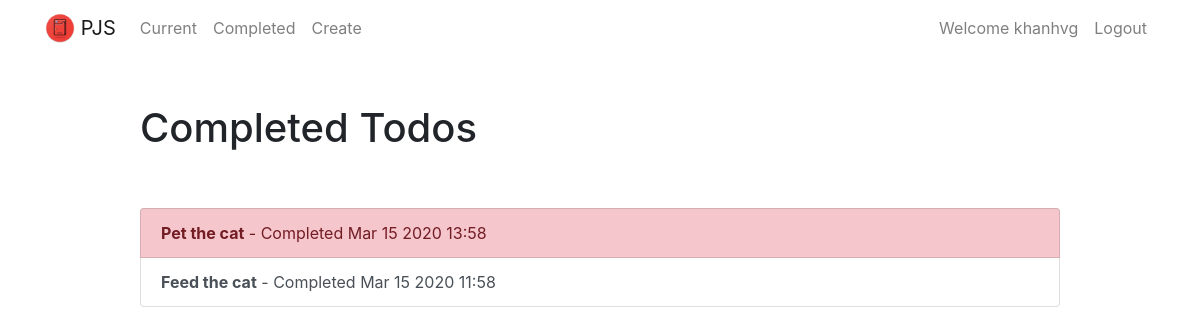
The page /todo/completed/ (signed in) on the database its author committed.
### todo/models.py (models this page shows, shortened)
class Todo(models.Model):
    title = models.CharField(max_length=100)
    memo = models.TextField(blank=True)
    created = models.DateTimeField(auto_now_add=True)
    datecompleted = models.DateTimeField(null=True, blank=True)
    important = models.BooleanField(default=False)
    user = models.ForeignKey(User, on_delete=models.CASCADE)

### todo/views.py (the view)
# urls.py: path('completed/', views.completedtodos, name='completedtodos'),
@login_required
def completedtodos(request):
    todos = Todo.objects.filter(user=request.user, datecompleted__isnull=False).order_by('-datecompleted')
    return render(request, 'todo/completedtodos.html', {'todos': todos})

### todo/templates/todo/completedtodos.html
{% extends "todo/base.html" %}
{% block content %}
    <div class="row justify-content-center mt-5">
        <div class="col-md-10">
            <h1>Completed Todos</h1>
        </div>
    </div>
    <div class="row justify-content-center mt-5">
        <div class="col-md-10">
            <div class="list-group">
                {% for todo in todos %}
                    <a href="{% url 'viewtodo' todo.id %}" class="list-group-item list-group-item-action{% if todo.important %} list-group-item-danger{% endif %}"><b>{{ todo.title }}</b> - Completed {{ todo.datecompleted|date:'M j Y H:i' }}</a>
                {% endfor %}
            </div>
        </div>
    </div>
{% endblock %}

### todo/templates/todo/base.html (shortened to what this page needs)
{% load static %}
<!doctype html>
<html lang="en">
<head>
    <link rel="stylesheet" href="https://stackpath.bootstrapcdn.com/bootstrap/4.4.1/css/bootstrap.min.css">
</head>
<body>
<nav class="navbar navbar-expand-md navbar-light">
<div class="container">
    <a class="navbar-brand" href="{% url 'portfolio:home' %}">
         <img src="{% static 'portfolio/Images/icon.png' %}" width="30" height="30" class="d-inline-block align-top">
        <span>PJS</span>
    </a>
    <div class="collapse navbar-collapse" id="navbarNav">
    {% if user.is_authenticated %}
        <ul class="navbar-nav mr-auto">
                <li class="nav-item {{ current }}">
                    <a class="nav-link" href="{% url 'currenttodos' %}">Current</a>
                </li>
                <li class="nav-item {{ completed }}">
                    <a class="nav-link" href="{% url 'completedtodos' %}">Completed</a>
                </li>
                <li class="nav-item {{ create }}">
                    <a class="nav-link" href="{% url 'createtodo' %}">Create</a>
                </li>
        </ul>
    {% endif %}
    <ul class="navbar-nav ml-auto">
            {% if user.is_authenticated %}
                <li class="nav-item">
                    <a class="nav-link" href="{% url 'home' %}">Welcome {{ user.username }}</a>
                </li>
                <li class="nav-item">
                    <a href="#" onclick="$('#signOutBtn').click()" class="nav-link">Logout</a>
                </li>
            {% endif %}
        </ul>
    </div>
</div>
</nav>
<div class="container">
{% block content %}{% endblock %}
</div>
</body>
</html>

### rows shown on the page
Todo: title "Pet the cat", datecompleted "Mar 15 2020 13:58"
Todo: title "Feed the cat", datecompleted "Mar 15 2020 11:58"

### other values the page prints
{{ user.username }} "khanhvg"
